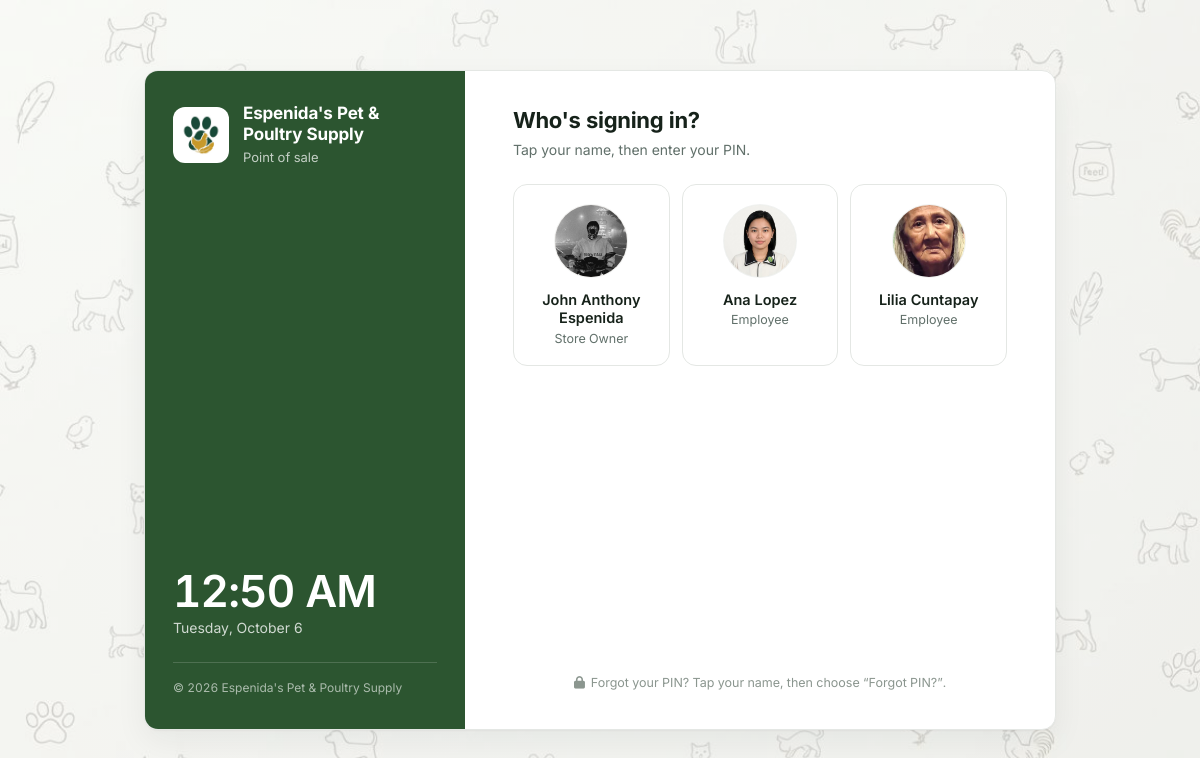
The app's page /Login.php, older data.
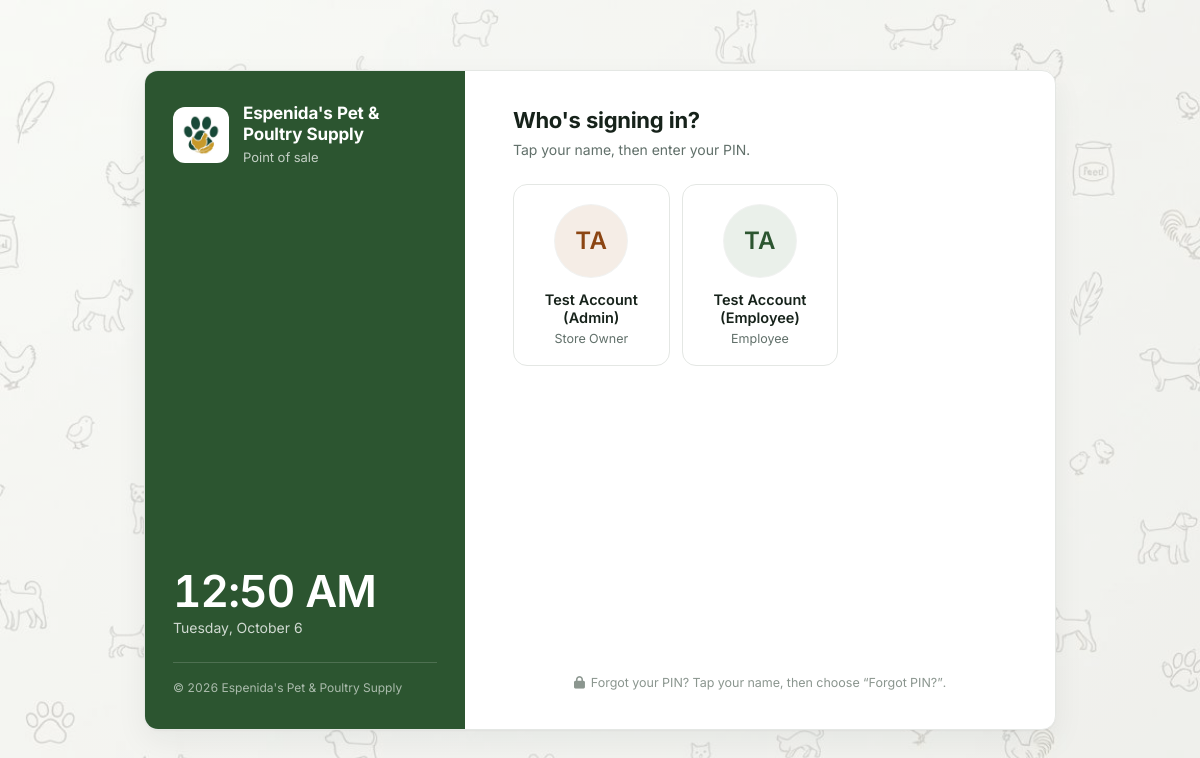
The same page, newer data.
### tables this page shows
CREATE TABLE `users` (
  `id` int(10) unsigned NOT NULL AUTO_INCREMENT,
  `first_name` varchar(50) NOT NULL,
  `last_name` varchar(50) NOT NULL,
  `email` varchar(100) NOT NULL,
  `pin` varchar(255) NOT NULL,
  `recovery_pin` varchar(255) DEFAULT NULL,
  `role` enum('owner','employee') NOT NULL DEFAULT 'employee',
  `position` varchar(100) DEFAULT NULL,
  `avatar` varchar(255) DEFAULT NULL,
  `is_active` tinyint(1) NOT NULL DEFAULT 1,
  `created_at` datetime NOT NULL DEFAULT current_timestamp(),
  `updated_at` datetime NOT NULL DEFAULT current_timestamp() ON UPDATE current_timestamp(),
  PRIMARY KEY (`id`)
);

### Login.php (the view, shortened to what this page needs)
<?php
require_once __DIR__ . '/includes/avatar.php';
$host = 'localhost';
$dbname = 'espenida_pos';
$username = 'root';
$password = '';
$users = [];
$db_error = null;
try {
    $db = new PDO("mysql:host=$host;dbname=$dbname", $username, $password);
    $db->setAttribute(PDO::ATTR_ERRMODE, PDO::ERRMODE_EXCEPTION);
    $db->setAttribute(PDO::ATTR_DEFAULT_FETCH_MODE, PDO::FETCH_ASSOC);
    $query = "SELECT * FROM users WHERE is_active = 1 ORDER BY
              CASE WHEN role = 'owner' THEN 1 ELSE 2 END,
              first_name ASC";
    $stmt = $db->prepare($query);
    $stmt->execute();
    $users = $stmt->fetchAll();
} catch (PDOException $e) {
    error_log('Login database connection failed: ' . $e->getMessage());
    $db_error = 'The database is unavailable. Login is disabled until the connection is restored.';
    $users = [];
}
?>
<!DOCTYPE html>
<html lang="en">
<head>
    <link href="https://cdn.jsdelivr.net/npm/bootstrap@5.3.2/dist/css/bootstrap.min.css" rel="stylesheet">
    <link rel="stylesheet" href="https://cdnjs.cloudflare.com/ajax/libs/font-awesome/6.4.0/css/all.min.css">
    <link rel="stylesheet" href="assets/css/loginCSS.css?v=<?= filemtime(__DIR__ . '/assets/css/loginCSS.css') ?>">
</head>
<body>
    <main class="lg-shell">
        <div class="lg-card">
            <aside class="lg-brand">
                <div class="lg-brand-id">
                    <span class="lg-mark"><img src="assets/images/favicon-192x192.png" alt=""></span>
                    <div>
                        <p class="lg-store">Espenida's Pet &amp; Poultry Supply</p>
                        <p class="lg-store-sub">Point of sale</p>
                    </div>
                </div>
                <div class="lg-clock">
                    <span class="lg-time" id="lgTime"><?= date('g:i A') ?></span>
                    <span class="lg-date" id="lgDate"><?= date('l, F j') ?></span>
                </div>
                <p class="lg-brand-foot">&copy; <?= date('Y') ?> Espenida's Pet &amp; Poultry Supply</p>
            </aside>
            <section class="lg-panel">
                <form id="loginForm" method="POST" action="" autocomplete="off">
                    <div class="lg-step" id="lgStepPick">
                        <h1 class="lg-title">Who's signing in?</h1>
                        <p class="lg-sub">Tap your name, then enter your PIN.</p>
                        <?php if ($users): ?>
                            <div class="lg-accounts">
                                <?php foreach ($users as $user):
                                    $full_name = $user['first_name'] . ' ' . $user['last_name'];
                                    $is_owner  = $user['role'] === 'owner';
                                    $position  = trim((string)$user['position']) ?: ($is_owner ? 'Owner' : 'Employee'); ?>
                                    <button type="button" class="account-card<?= $is_owner ? ' is-owner' : '' ?>"
                                        data-user-id="<?= (int)$user['id'] ?>"
                                        data-user-name="<?= htmlspecialchars($full_name) ?>"
                                        data-user-role="<?= htmlspecialchars($user['role']) ?>"
                                        data-user-position="<?= htmlspecialchars($position) ?>">
                                        <?= user_avatar_html($user['avatar'] ?? null, $user['first_name'], $user['last_name'], 'lg-avatar') ?>
                                        <span class="lg-acc-name"><?= htmlspecialchars($full_name) ?></span>
                                        <span class="lg-acc-pos"><?= htmlspecialchars($position) ?></span>
                                    </button>
                                <?php endforeach; ?>
                            </div>
                        <?php elseif (!isset($db_error)): ?>
                            <p class="lg-empty">No active accounts. Ask the store owner to reactivate yours.</p>
                        <?php endif; ?>
                        <p class="lg-help"><i class="fas fa-lock" aria-hidden="true"></i>Forgot your PIN? Tap your name, then choose “Forgot PIN?”.</p>
                    </div>
                </form>
            </section>
        </div>
    </main>
</body>
</html>

### includes/avatar.php (shortened to what this page needs)
<?php
if (!function_exists('user_avatar_html')) {
    function user_avatar_html(?string $avatar, string $first, string $last, string $class = ''): string
    {
        $initials = strtoupper(substr($first, 0, 1) . substr($last, 0, 1)) ?: '?';
        $ok = $avatar && strpos($avatar, 'assets/uploads/avatars/') === 0 && is_file(__DIR__ . '/../' . $avatar);
        $inner = $ok
            ? '<img src="' . htmlspecialchars($avatar) . '" alt="">'
            : htmlspecialchars($initials);
        return '<span class="' . htmlspecialchars($class) . '" aria-hidden="true">' . $inner . '</span>';
    }
}

Row changes from the older to the newer data that the page shows:
removed users: avatar (picture), full_name "John Anthony Espenida", position "Store Owner"
removed users: avatar (picture), full_name "Ana Lopez", position "Employee"
removed users: avatar (picture), full_name "Lilia Cuntapay", position "Employee"
added users: initials "TA", full_name "Test Account (Admin)", position "Store Owner", role "owner" (drawn)
added users: initials "TA", full_name "Test Account (Employee)", position "Employee"
